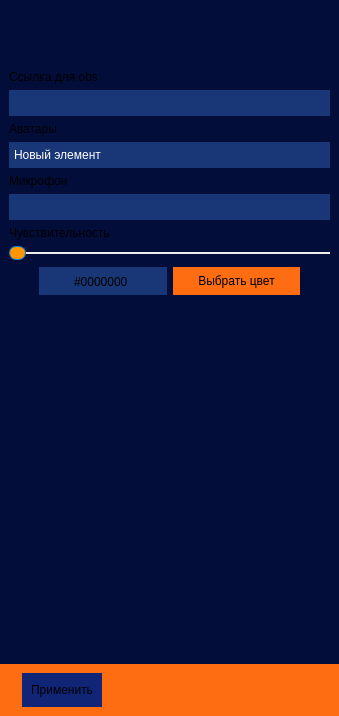
<?xml version="1.0" encoding="UTF-8"?>
<ui version="4.0">
 <class>Widget</class>
 <widget class="QWidget" name="Widget">
  <property name="geometry">
   <rect>
    <x>0</x>
    <y>0</y>
    <width>339</width>
    <height>716</height>
   </rect>
  </property>
  <property name="minimumSize">
   <size>
    <width>339</width>
    <height>716</height>
   </size>
  </property>
  <property name="maximumSize">
   <size>
    <width>339</width>
    <height>716</height>
   </size>
  </property>
  <property name="windowTitle">
   <string>Widget</string>
  </property>
  <property name="styleSheet">
   <string notr="true">background-color: rgb(2, 13, 58);</string>
  </property>
  <layout class="QVBoxLayout" name="verticalLayout_6">
   <property name="sizeConstraint">
    <enum>QLayout::SizeConstraint::SetDefaultConstraint</enum>
   </property>
   <property name="leftMargin">
    <number>0</number>
   </property>
   <property name="topMargin">
    <number>0</number>
   </property>
   <property name="rightMargin">
    <number>0</number>
   </property>
   <property name="bottomMargin">
    <number>0</number>
   </property>
   <item>
    <layout class="QVBoxLayout" name="verticalLayout_4">
     <property name="leftMargin">
      <number>0</number>
     </property>
     <item>
      <spacer name="verticalSpacer_2">
       <property name="orientation">
        <enum>Qt::Orientation::Vertical</enum>
       </property>
       <property name="sizeType">
        <enum>QSizePolicy::Policy::Maximum</enum>
       </property>
       <property name="sizeHint" stdset="0">
        <size>
         <width>20</width>
         <height>70</height>
        </size>
       </property>
      </spacer>
     </item>
     <item>
      <layout class="QVBoxLayout" name="verticalLayout_5">
       <property name="leftMargin">
        <number>9</number>
       </property>
       <property name="rightMargin">
        <number>9</number>
       </property>
       <item>
        <layout class="QVBoxLayout" name="verticalLayout">
         <item>
          <widget class="QLabel" name="label_2">
           <property name="text">
            <string>Ссылка для obs</string>
           </property>
          </widget>
         </item>
         <item>
          <widget class="QLineEdit" name="lineEdit">
           <property name="styleSheet">
            <string notr="true">QLineEdit {
	color: #fff;
	background-color: #193676;
	border: none;
	padding: 5;
}
QLineEdit:hover {
 
	background-color: rgb(35, 77, 167);
}</string>
           </property>
          </widget>
         </item>
         <item>
          <widget class="QLabel" name="label">
           <property name="text">
            <string>Аватары</string>
           </property>
          </widget>
         </item>
         <item>
          <widget class="QComboBox" name="comboBox">
           <property name="styleSheet">
            <string notr="true">QComboBox {
    border: none;
	background-color: rgb(25, 54, 118);
    color: #FFFFFF;
	padding: 5;
}

QComboBox:hover {
	background-color: rgb(32, 71, 153);
	border: 1px solid #FF6D12;
}

QComboBox::drop-down {
	    subcontrol-origin: padding;
    	subcontrol-position: top right;
    	width: 20px;
		border:none;
   	    background: none;
}

QComboBox QAbstractItemView {
    border: 1px solid #FF6D1;
}

</string>
           </property>
           <item>
            <property name="text">
             <string>Новый элемент</string>
            </property>
           </item>
           <item>
            <property name="text">
             <string>Новый элемент</string>
            </property>
           </item>
          </widget>
         </item>
         <item>
          <layout class="QVBoxLayout" name="verticalLayout_2">
           <item>
            <widget class="QLabel" name="label_3">
             <property name="text">
              <string>Микрофон</string>
             </property>
            </widget>
           </item>
           <item>
            <widget class="QComboBox" name="comboBox_2">
             <property name="styleSheet">
              <string notr="true">QComboBox {
    border: none;
	background-color: rgb(25, 54, 118);
    color: #FFFFFF;
	padding: 5;
}

QComboBox:hover {
	background-color: rgb(32, 71, 153);
	border: 1px solid #FF6D12;
}

QComboBox::drop-down {
	    subcontrol-origin: padding;
    	subcontrol-position: top right;
    	width: 20px;
		border:none;
   	    background: none;
}

QComboBox QAbstractItemView {
    border: 1px solid #FF6D1;
}
</string>
             </property>
            </widget>
           </item>
          </layout>
         </item>
        </layout>
       </item>
       <item>
        <widget class="QLabel" name="label_4">
         <property name="text">
          <string>Чувствительность</string>
         </property>
        </widget>
       </item>
       <item>
        <widget class="QSlider" name="horizontalSlider">
         <property name="styleSheet">
          <string notr="true">QSlider::groove:horizontal {
    height: 2px;
    background: #ffffff;
    border-radius: 3px;
}

QSlider::handle:horizontal {
    background: #FF9500;
    width: 15px;
    height: 10px;
    margin: -6px 0; 
	border: 1px solid #0078d7;
	border-radius: 7px;
}

QSlider::sub-page:horizontal {
    background: #3498db;
    border-radius: 3px;
}

QSlider::add-page:horizontal {
    background: #eee;
    border-radius: 3px;
}
</string>
         </property>
         <property name="orientation">
          <enum>Qt::Orientation::Horizontal</enum>
         </property>
        </widget>
       </item>
      </layout>
     </item>
     <item>
      <layout class="QVBoxLayout" name="verticalLayout_3">
       <property name="leftMargin">
        <number>9</number>
       </property>
       <property name="topMargin">
        <number>0</number>
       </property>
       <property name="rightMargin">
        <number>9</number>
       </property>
       <item>
        <layout class="QHBoxLayout" name="horizontalLayout">
         <item>
          <spacer name="horizontalSpacer">
           <property name="orientation">
            <enum>Qt::Orientation::Horizontal</enum>
           </property>
           <property name="sizeType">
            <enum>QSizePolicy::Policy::Maximum</enum>
           </property>
           <property name="sizeHint" stdset="0">
            <size>
             <width>30</width>
             <height>10</height>
            </size>
           </property>
          </spacer>
         </item>
         <item>
          <widget class="QFrame" name="frame">
           <property name="styleSheet">
            <string notr="true">border: none;
background-color: rgb(25, 54, 118);</string>
           </property>
           <property name="frameShape">
            <enum>QFrame::Shape::StyledPanel</enum>
           </property>
           <property name="frameShadow">
            <enum>QFrame::Shadow::Raised</enum>
           </property>
           <widget class="QWidget" name="horizontalLayoutWidget">
            <property name="geometry">
             <rect>
              <x>0</x>
              <y>0</y>
              <width>89</width>
              <height>30</height>
             </rect>
            </property>
            <layout class="QHBoxLayout" name="horizontalLayout_3">
             <item>
              <spacer name="horizontalSpacer_4">
               <property name="orientation">
                <enum>Qt::Orientation::Horizontal</enum>
               </property>
               <property name="sizeHint" stdset="0">
                <size>
                 <width>40</width>
                 <height>20</height>
                </size>
               </property>
              </spacer>
             </item>
             <item>
              <spacer name="horizontalSpacer_2">
               <property name="orientation">
                <enum>Qt::Orientation::Horizontal</enum>
               </property>
               <property name="sizeHint" stdset="0">
                <size>
                 <width>40</width>
                 <height>20</height>
                </size>
               </property>
              </spacer>
             </item>
             <item>
              <widget class="QFrame" name="frameColor">
               <property name="minimumSize">
                <size>
                 <width>20</width>
                 <height>20</height>
                </size>
               </property>
               <property name="maximumSize">
                <size>
                 <width>20</width>
                 <height>20</height>
                </size>
               </property>
               <property name="focusPolicy">
                <enum>Qt::FocusPolicy::NoFocus</enum>
               </property>
               <property name="styleSheet">
                <string notr="true">border: none</string>
               </property>
               <property name="frameShape">
                <enum>QFrame::Shape::StyledPanel</enum>
               </property>
               <property name="frameShadow">
                <enum>QFrame::Shadow::Raised</enum>
               </property>
               <property name="lineWidth">
                <number>1</number>
               </property>
              </widget>
             </item>
             <item>
              <widget class="QLabel" name="colorHex">
               <property name="text">
                <string>#0000000</string>
               </property>
              </widget>
             </item>
            </layout>
           </widget>
          </widget>
         </item>
         <item>
          <widget class="QPushButton" name="colorPick">
           <property name="cursor">
            <cursorShape>PointingHandCursor</cursorShape>
           </property>
           <property name="styleSheet">
            <string notr="true">background-color: rgb(255, 109, 18);
border: none;
height: 28</string>
           </property>
           <property name="text">
            <string>Выбрать цвет</string>
           </property>
          </widget>
         </item>
         <item>
          <spacer name="horizontalSpacer_3">
           <property name="orientation">
            <enum>Qt::Orientation::Horizontal</enum>
           </property>
           <property name="sizeType">
            <enum>QSizePolicy::Policy::Maximum</enum>
           </property>
           <property name="sizeHint" stdset="0">
            <size>
             <width>30</width>
             <height>20</height>
            </size>
           </property>
          </spacer>
         </item>
        </layout>
       </item>
      </layout>
     </item>
     <item>
      <spacer name="verticalSpacer">
       <property name="orientation">
        <enum>Qt::Orientation::Vertical</enum>
       </property>
       <property name="sizeHint" stdset="0">
        <size>
         <width>20</width>
         <height>30</height>
        </size>
       </property>
      </spacer>
     </item>
     <item>
      <widget class="QFrame" name="horizontalFrame_2">
       <property name="styleSheet">
        <string notr="true">background-color: rgb(255, 109, 18);</string>
       </property>
       <property name="lineWidth">
        <number>1</number>
       </property>
       <layout class="QHBoxLayout" name="horizontalLayout_2">
        <property name="leftMargin">
         <number>1</number>
        </property>
        <item>
         <spacer name="verticalSpacer_3">
          <property name="orientation">
           <enum>Qt::Orientation::Vertical</enum>
          </property>
          <property name="sizeType">
           <enum>QSizePolicy::Policy::Maximum</enum>
          </property>
          <property name="sizeHint" stdset="0">
           <size>
            <width>1</width>
            <height>70</height>
           </size>
          </property>
         </spacer>
        </item>
        <item>
         <spacer name="horizontalSpacer_6">
          <property name="orientation">
           <enum>Qt::Orientation::Horizontal</enum>
          </property>
          <property name="sizeType">
           <enum>QSizePolicy::Policy::Minimum</enum>
          </property>
          <property name="sizeHint" stdset="0">
           <size>
            <width>20</width>
            <height>20</height>
           </size>
          </property>
         </spacer>
        </item>
        <item>
         <widget class="QPushButton" name="pushButton_2">
          <property name="cursor">
           <cursorShape>PointingHandCursor</cursorShape>
          </property>
          <property name="styleSheet">
           <string notr="true">QPushButton {
	background-color: #112577;
	border: none;
	height: 34;
	width: 80;
}

QPushButton:hover {
	
	border: 1px solid rgb(255, 109, 18); 
}</string>
          </property>
          <property name="text">
           <string>Применить</string>
          </property>
         </widget>
        </item>
        <item>
         <spacer name="horizontalSpacer_5">
          <property name="orientation">
           <enum>Qt::Orientation::Horizontal</enum>
          </property>
          <property name="sizeType">
           <enum>QSizePolicy::Policy::MinimumExpanding</enum>
          </property>
          <property name="sizeHint" stdset="0">
           <size>
            <width>40</width>
            <height>20</height>
           </size>
          </property>
         </spacer>
        </item>
       </layout>
      </widget>
     </item>
    </layout>
   </item>
  </layout>
 </widget>
 <resources/>
 <connections/>
</ui>
